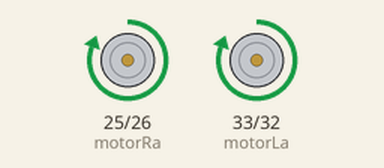
Recording of a sketch running on a simulated ESP32. Shown: motor-driver pin pairs drawn as motors (green arrow = first pin HIGH = forward, orange = second pin HIGH = backward, longer = more drive).

Above: at 1.0 s.
At 5.0 s:
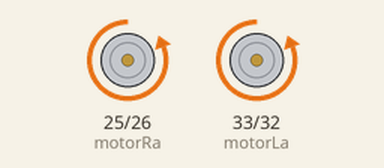
At 7.0 s:
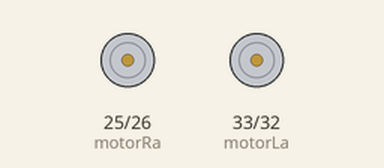
Timing chart, 0 to 10.4 s (numbered marks = the images above):
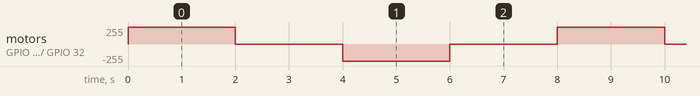

The sketch:

Task_1.ino
```cpp
// go forward -> stop -> reverse
// Defing the pins
#define motorRa 25
#define motorRb 26
#define motorLa 33
#define motorLb 32

void setup(){
  // defining pins working type
  pinMode(motorLa, OUTPUT);
  pinMode(motorLb, OUTPUT);
  pinMode(motorRa, OUTPUT);
  pinMode(motorRb, OUTPUT);
}

void loop(){
  // forward
  digitalWrite(motorLa,HIGH);
  digitalWrite(motorRa,HIGH);
  digitalWrite(motorLb,LOW);
  digitalWrite(motorRb,LOW);
  delay (2000);
  //Stopping
  digitalWrite(motorLa,LOW);
  digitalWrite(motorRa,LOW);
  digitalWrite(motorLb,LOW);
  digitalWrite(motorRb,LOW);
  delay(2000);
  // Reverse
  digitalWrite(motorLa,LOW);
  digitalWrite(motorRa,LOW);
  digitalWrite(motorLb,HIGH);
  digitalWrite(motorRb,HIGH);
  delay (2000);
  // Again Stopping
  digitalWrite(motorLa,LOW);
  digitalWrite(motorRa,LOW);
  digitalWrite(motorLb,LOW);
  digitalWrite(motorRb,LOW);
  delay(2000);
  }
```

Measured:
- by itself, motor on GPIO 25 (motorRa) / GPIO 26 (motorRb), motor on GPIO 33 (motorLa) / GPIO 32 (motorLb): repeats every 8.0 s: stopped 2.0 s, backward 255/255 2.0 s, stopped 2.0 s, forward 255/255 2.0 s
